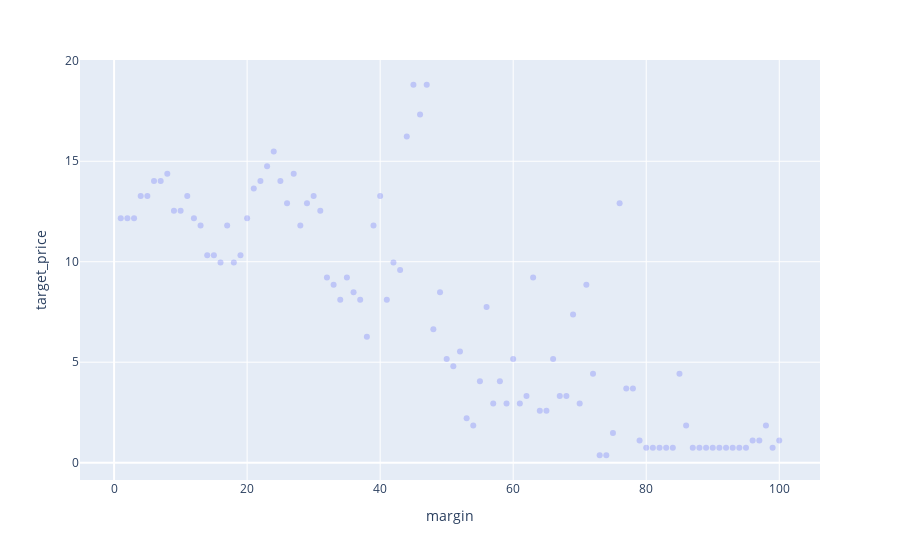

Notebook source saved alongside this figure:
### Code cell
# show plot of single quote with all possible combinations of quantity and 
quote = cross_df['quote_id'].sample(1).values[0]
plt_df = cross_df[cross_df['quote_id'] == quote]
px.scatter(data_frame=plt_df, x='margin', y='target_price', opacity=0.3)

### Figure 1 — Plotly figure (JSON) as saved in the notebook; plotly's stock layout.template omitted (floating-point values rounded to 4 significant figures)
{"data": [{"hovertemplate": "margin=%{x}<br>target_price=%{y}<extra></extra>", "legendgroup": "", "marker": {"color": "#636efa", "opacity": 0.3, "symbol": "circle"}, "mode": "markers", "name": "", "orientation": "v", "showlegend": false, "type": "scatter", "x": [1, 2, 3, 4, 5, 6, 7, 8, 9, 10, 11, 12, 13, 14, 15, 16, 17, 18, 19, 20, 21, 22, 23, 24, 25, 26, 27, 28, 29, 30, 31, 32, 33, 34, 35, 36, 37, 38, 39, 40, 41, 42, 43, 44, 45, 46, 47, 48, 49, 50, 51, 52, 53, 54, 55, 56, 57, 58, 59, 60, 61, 62, 63, 64, 65, 66, 67, 68, 69, 70, 71, 72, 73, 74, 75, 76, 77, 78, 79, 80, 81, 82, 83, 84, 85, 86, 87, 88, 89, 90, 91, 92, 93, 94, 95, 96, 97, 98, 99, 100], "xaxis": "x", "y": [12.17, 12.17, 12.17, 13.28, 13.28, 14.01, 14.01, 14.38, 12.54, 12.54, 13.28, 12.17, 11.8, 10.33, 10.33, 9.958, 11.8, 9.958, 10.33, 12.17, 13.65, 14.01, 14.75, 15.49, 14.01, 12.91, 14.38, 11.8, 12.91, 13.28, 12.54, 9.22, 8.851, 8.114, 9.22, 8.482, 8.114, 6.27, 11.8, 13.28, 8.114, 9.958, 9.589, 16.23, 18.81, 17.33, 18.81, 6.638, 8.482, 5.163, 4.794, 5.532, 2.213, 1.844, 4.057, 7.745, 2.95, 4.057, 2.95, 5.163, 2.95, 3.319, 9.22, 2.582, 2.582, 5.163, 3.319, 3.319, 7.376, 2.95, 8.851, 4.426, 0.3688, 0.3688, 1.475, 12.91, 3.688, 3.688, 1.106, 0.7376, 0.7376, 0.7376, 0.7376, 0.7376, 4.426, 1.844, 0.7376, 0.7376, 0.7376, 0.7376, 0.7376, 0.7376, 0.7376, 0.7376, 0.7376, 1.106, 1.106, 1.844, 0.7376, 1.106], "yaxis": "y"}], "layout": {"legend": {"tracegroupgap": 0}, "margin": {"t": 60}, "xaxis": {"anchor": "y", "domain": [0, 1], "title": {"text": "margin"}}, "yaxis": {"anchor": "x", "domain": [0, 1], "title": {"text": "target_price"}}}}
